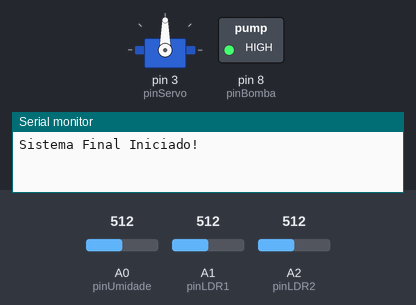
Bench run of a sketch on a simulated Arduino Uno, built with avr-gcc and run on an emulated ATmega328P. Shown: servo, switched loads named in the sketch (green lamp = pin HIGH), the last lines printed to the serial monitor. Inputs (shaded band) come from the test bench; at power-on: A1 (pinLDR1) = 512, A2 (pinLDR2) = 512, A0 (pinUmidade) = 512.

Above: at 1.2 s.
1.3 s: A1 (pinLDR1) set to 544
At 1.8 s:
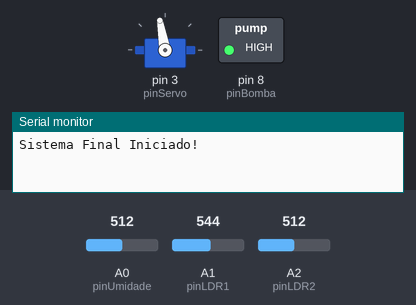
4.8 s: A2 (pinLDR2) set to 537
At 5.6 s:
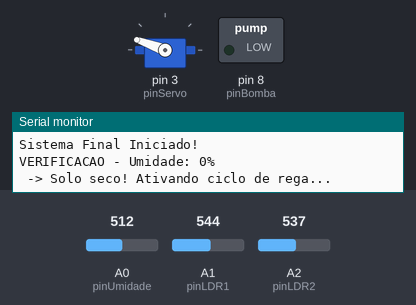
17.8 s: A2 (pinLDR2) set to 511
At 23.5 s:
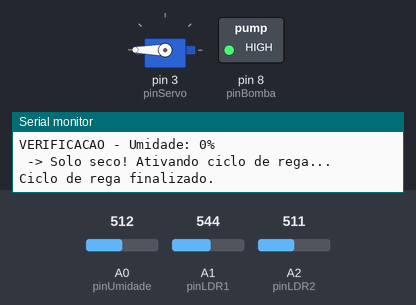
26.6 s: A1 (pinLDR1) set to 509
28.6 s: A1 (pinLDR1) set to 478
At 35.8 s:
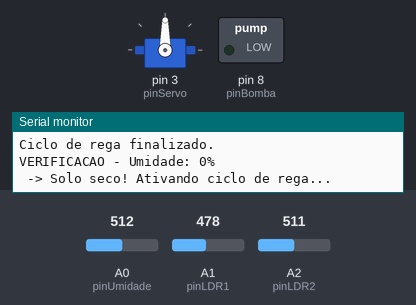
39.2 s: A2 (pinLDR2) set to 306
Timing chart, 0 to 47.7 s (numbered marks = the images above; inputs shaded):
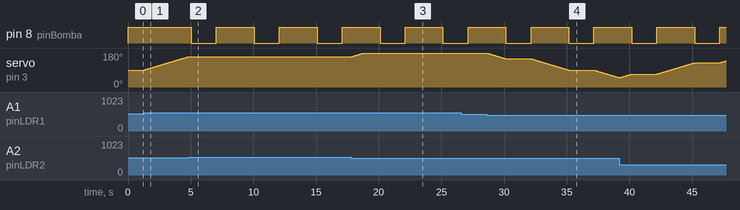

Measured:
- the behaviour switches between 523 and 524 on A2 (pinLDR2) (found by bisection; images 1 and 2)
- the behaviour switches between 491 and 490 on A1 (pinLDR1) (found by bisection; images 3 and 4)
- after the input at 1.3 s, servo on pin 3 (pinServo): moves from 90° to 160° over 3.5 s, starting at once
- after the input at 4.8 s, servo on pin 3 (pinServo): stays 160° (without the input it goes to 161° after 0.03 s)
- after the input at 17.8 s, servo on pin 3 (pinServo): moves from 160° to 180° over 0.96 s, starting at once
- after the input at 28.6 s, servo on pin 3 (pinServo): moves from 180° to 49° over 10.5 s, starting at once
- by itself, pin 8 (pinBomba): alternates HIGH for 3.0 s and LOW for 2.0 s

The sketch:

Logica2.ino
```cpp
#include <Servo.h>

// --- OBJETOS E DEFINIÇÕES DE PINOS ---
Servo myservo;

const int pinServo = 3;
const int pinLDR1 = A1;
const int pinLDR2 = A2;
const int pinUmidade = A0;
const int pinBomba = 8;

// --- VARIÁVEIS DO TRACKER ---
int posServo = 90; //posicao inicial do servo
int tolerancia = 20;

// --- VARIÁVEIS E CALIBRAÇÃO DO SENSOR DE UMIDADE ---
const int valorAr = 489;
const int valorAgua = 193;
const int limiteUmidade = 30; // Valor de ativacao da bomba

unsigned long tempoAnterior = 0; // última verificacao da umidade
const long intervalo = 5000;      // Intervalo entre verificações de umidade


void setup() {
  myservo.attach(pinServo);
  pinMode(pinBomba, OUTPUT);
  digitalWrite(pinBomba, HIGH);

  myservo.write(posServo);
  Serial.begin(9600);
  Serial.println("Sistema Final Iniciado!");
}

void loop() {
  TrackSolar();

  unsigned long tempoAtual = millis(); // tempo atual do "cronômetro"

  if (tempoAtual - tempoAnterior >= intervalo) { // verificação de intervalo da checagem
    tempoAnterior = tempoAtual;


    bomba();
  }
}


void bomba() {
  int valorSensor = analogRead(pinUmidade);
  int umidadePercentual = map(valorSensor, valorAr, valorAgua, 0, 100);
  umidadePercentual = constrain(umidadePercentual, 0, 100);

  Serial.print("VERIFICACAO - Umidade: ");
  Serial.print(umidadePercentual);
  Serial.println("%");

  if (umidadePercentual < limiteUmidade) {
    Serial.println(" -> Solo seco! Ativando ciclo de rega...");

    digitalWrite(pinBomba, LOW);
    delay(2000);
    digitalWrite(pinBomba, HIGH);
    Serial.println("Ciclo de rega finalizado.");
  } else {
    Serial.println(" -> Solo umido. Nenhuma acao necessaria.");
  }
}

//creditos: https://marobotic.com/2023/10/22/automatic-solar-tracker-system-using-arduino-ldr-and-servo-motor/
void TrackSolar() {
  int val1 = analogRead(pinLDR1);
  int val2 = analogRead(pinLDR2);

  if (abs(val1 - val2) > tolerancia) {
    if (val1 > val2) {
      posServo++;
    } else {
      posServo--;
    }
  }

  posServo = constrain(posServo, 0, 180);
  myservo.write(posServo);
  delay(50);
}
```
